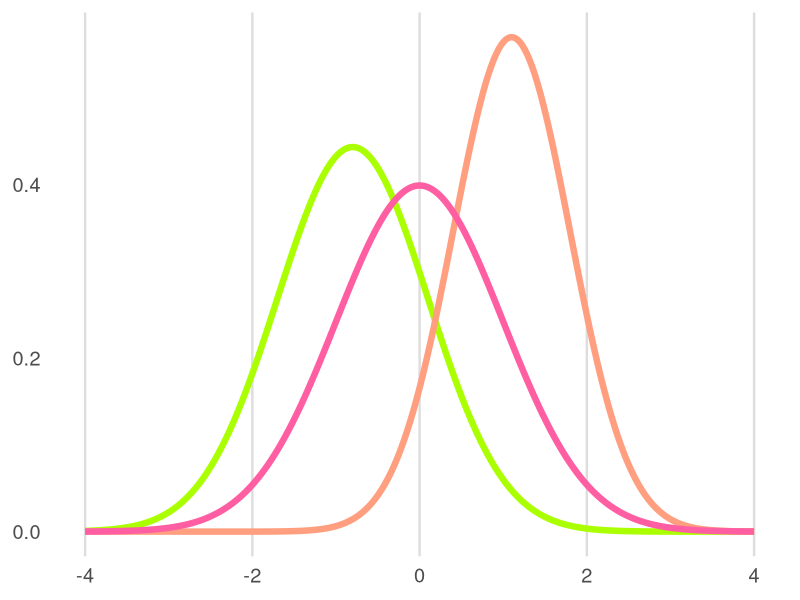
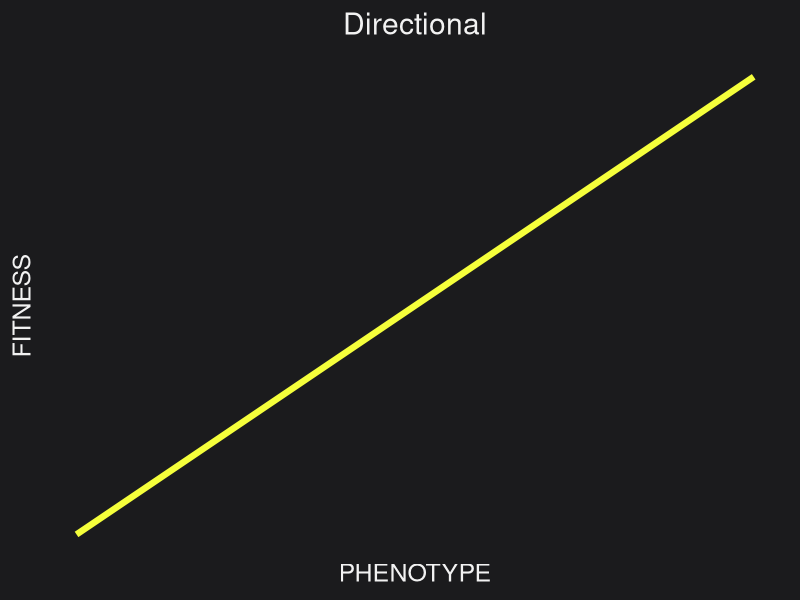
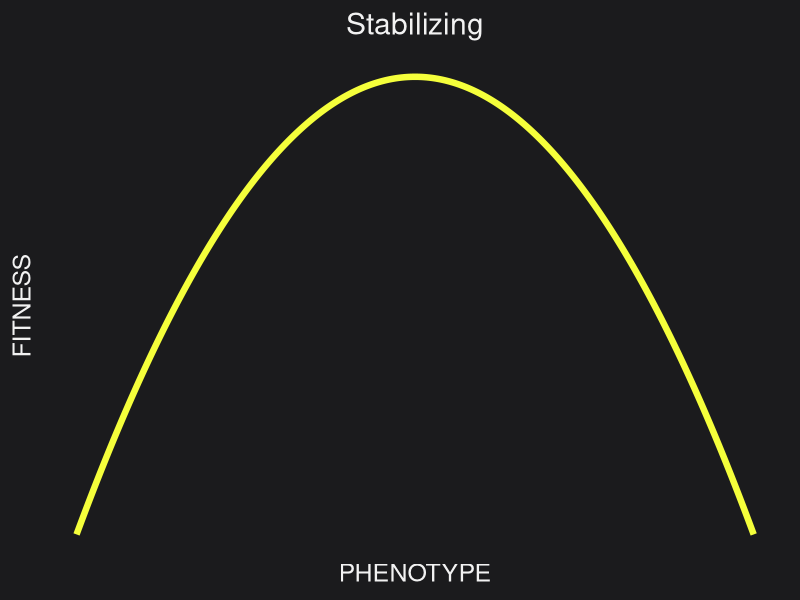
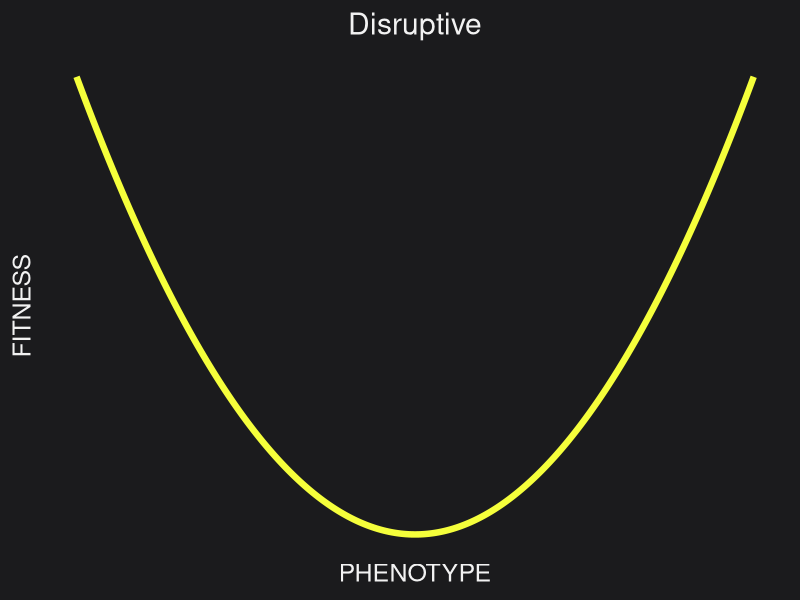
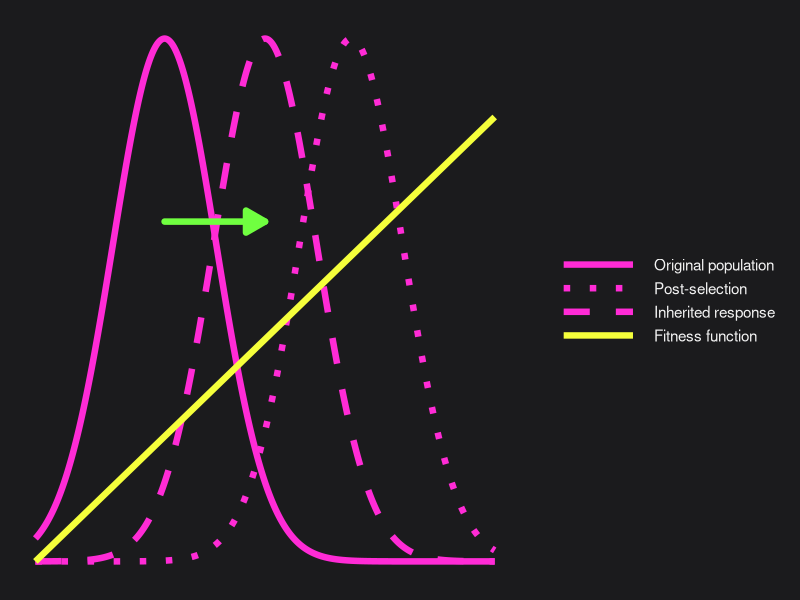
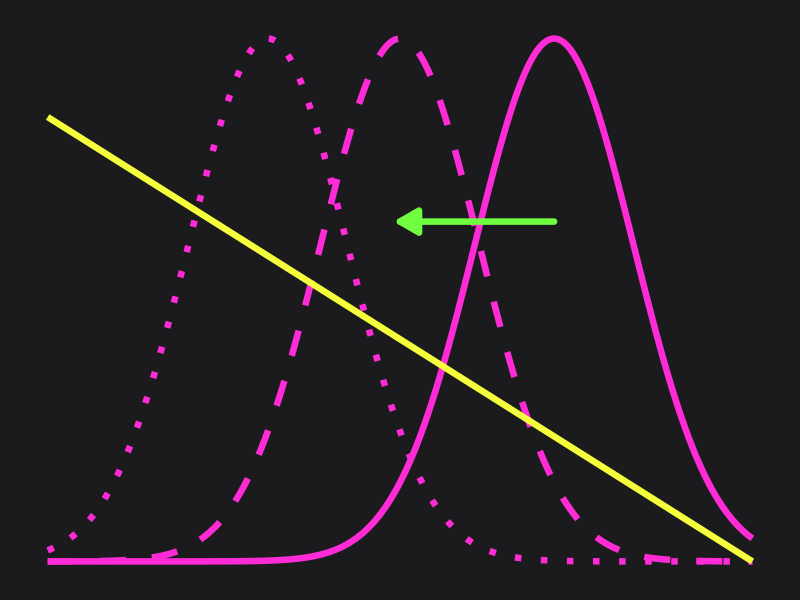
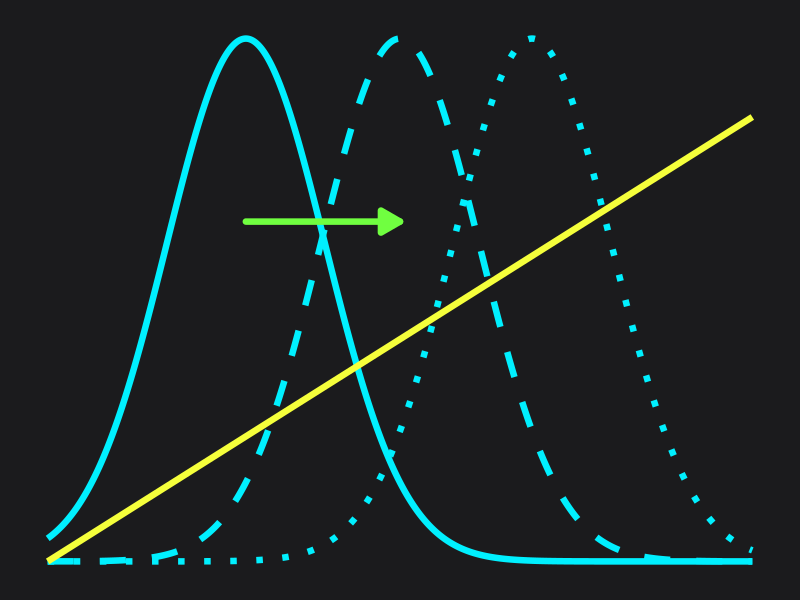
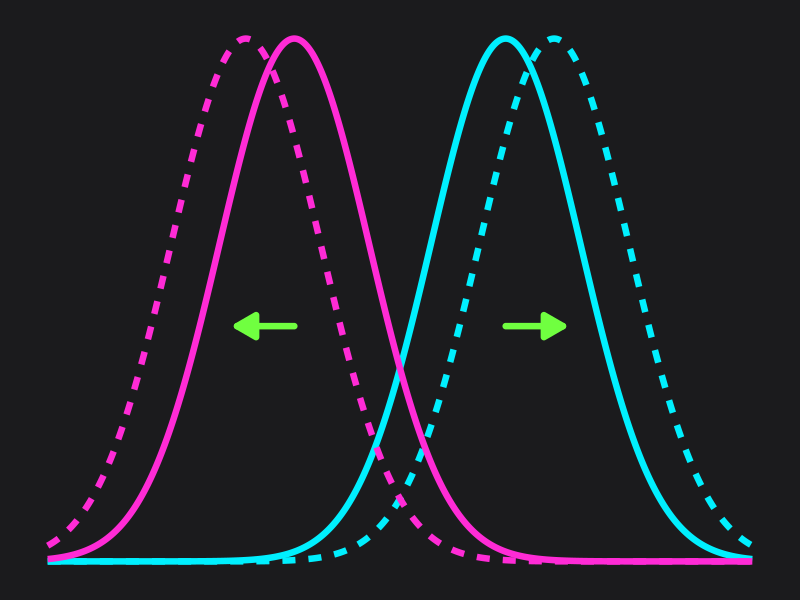

Generate these figures, in order, with R:
## ---- chunk 1
#| fig-align: center
#| out-width: 65%
#| fig-width: 6
#| fig-height: 3.5

library(ggplot2)

# data
x <- seq(-4, 4, length.out = 500)
df <- data.frame(
  x = rep(x, 3),
  y = c(
    dnorm(x, 0, 1),
    dnorm(x, -0.8, 0.9),
    dnorm(x, 1.1, 0.7)
  ),
  group = factor(rep(c("pink", "lime", "peach"), each = length(x)))
)

# palette
cols <- c(
  pink  = "#ff5fa2",
  lime  = "#aaff00",
  peach = "#ff9f80"
)

ggplot(df, aes(x, y, color = group)) +
  geom_line(linewidth = 2.2, linecap = "round") +
  scale_color_manual(values = cols) +
  labs(x = NULL, y = NULL) +
  theme_minimal(base_size = 18) +
  theme(
    legend.position = "none",
    panel.grid.minor = element_blank(),
    panel.grid.major.y = element_blank(),
    panel.grid.major.x = element_line(color = "#dddddd"),
    plot.background = element_rect(fill = "transparent", color = NA)
  )
## ---- chunk 2
#| fig-align: center
#| out-width: 95%
#| fig-width: 6
#| fig-height: 3.5

library(ggplot2)

# phenotype axis
x <- seq(-4, 4, length.out = 700)

# stabilizing selection: fitness = a + b x
a <- 0.2
b <- 0.05

df <- data.frame(
  x = x,
  y = a + b * x
)

# dark-mode palette (high contrast) — keep same style
cols <- c(
  pink = "#ff2bd6",
  acid = "#f5ff3b",
  cyan = "#00f0ff",
  lime = "#70ff40"
)

lw <- 2.2
bg <- "#1b1b1d"      # dark grey
grid_x <- "#2a2a2e"  # subtle grid
txt <- "#f2f2f2"     # near-white

ggplot(df, aes(x, y)) +
  geom_line(
    linewidth = lw,
    linecap = "round",
    color = cols[["acid"]]   # pick one of your existing colors
  ) +
  labs(title = "Directional", x = "PHENOTYPE", y = "FITNESS") +
  theme_minimal(base_size = 18) +
  scale_x_continuous(breaks = NULL) +
  scale_y_continuous(breaks = NULL) +
  theme(
    legend.position = "none",

    # dark mode background
    plot.background  = element_rect(fill = bg, color = NA),
    panel.background = element_rect(fill = bg, color = NA),

    # text in white
    text  = element_text(color = txt),
    axis.text  = element_text(color = txt),
    axis.title = element_text(color = txt),
    plot.title = element_text(color = txt, hjust = 0.5),

    # grid styling
    panel.grid.minor = element_blank(),
    panel.grid.major.y = element_blank(),
    panel.grid.major.x = element_line(color = grid_x)
  )

## ---- chunk 3
#| fig-align: center
#| out-width: 95%
#| fig-width: 6
#| fig-height: 3.5

library(ggplot2)

# phenotype axis
x <- seq(-4, 4, length.out = 700)

# stabilizing selection: fitness = a - b (x - theta)^2
theta <- 0         # optimum phenotype
a <- 1             # peak fitness (arbitrary scale)
b <- 0.08          # strength of stabilizing selection (curvature)

df <- data.frame(
  x = x,
  y = a - b * (x - theta)^2
)

# dark-mode palette (high contrast) — keep same style
cols <- c(
  pink = "#ff2bd6",
  acid = "#f5ff3b",
  cyan = "#00f0ff",
  lime = "#70ff40"
)

lw <- 2.2
bg <- "#1b1b1d"      # dark grey
grid_x <- "#2a2a2e"  # subtle grid
txt <- "#f2f2f2"     # near-white

ggplot(df, aes(x, y)) +
  geom_line(
    linewidth = lw,
    linecap = "round",
    color = cols[["acid"]]   # pick one of your existing colors
  ) +
  labs(title = "Stabilizing", x = "PHENOTYPE", y = "FITNESS") +
  theme_minimal(base_size = 18) +
  scale_x_continuous(breaks = NULL) +
  scale_y_continuous(breaks = NULL) +
  theme(
    legend.position = "none",

    # dark mode background
    plot.background  = element_rect(fill = bg, color = NA),
    panel.background = element_rect(fill = bg, color = NA),

    # text in white
    text  = element_text(color = txt),
    axis.text  = element_text(color = txt),
    axis.title = element_text(color = txt),
    plot.title = element_text(color = txt, hjust = 0.5),

    # grid styling
    panel.grid.minor = element_blank(),
    panel.grid.major.y = element_blank(),
    panel.grid.major.x = element_line(color = grid_x)
  )

## ---- chunk 4
#| fig-align: center
#| out-width: 95%
#| fig-width: 6
#| fig-height: 3.5

library(ggplot2)

# phenotype axis
x <- seq(-4, 4, length.out = 700)

# stabilizing selection: fitness = a - b (x - theta)^2
theta <- 0         # optimum phenotype
a <- 1             # peak fitness (arbitrary scale)
b <- 0.08          # strength of stabilizing selection (curvature)

df <- data.frame(
  x = x,
  y = - a + b * (x - theta)^2
)

# dark-mode palette (high contrast) — keep same style
cols <- c(
  pink = "#ff2bd6",
  acid = "#f5ff3b",
  cyan = "#00f0ff",
  lime = "#70ff40"
)

lw <- 2.2
bg <- "#1b1b1d"      # dark grey
grid_x <- "#2a2a2e"  # subtle grid
txt <- "#f2f2f2"     # near-white

ggplot(df, aes(x, y)) +
  geom_line(
    linewidth = lw,
    linecap = "round",
    color = cols[["acid"]]   # pick one of your existing colors
  ) +
  labs(title = "Disruptive", x = "PHENOTYPE", y = "FITNESS") +
  theme_minimal(base_size = 18) +
  scale_x_continuous(breaks = NULL) +
  scale_y_continuous(breaks = NULL) +
  theme(
    legend.position = "none",

    # dark mode background
    plot.background  = element_rect(fill = bg, color = NA),
    panel.background = element_rect(fill = bg, color = NA),

    # text in white
    text  = element_text(color = txt),
    axis.text  = element_text(color = txt),
    axis.title = element_text(color = txt),
    plot.title = element_text(color = txt, hjust = 0.5),

    # grid styling
    panel.grid.minor = element_blank(),
    panel.grid.major.y = element_blank(),
    panel.grid.major.x = element_line(color = grid_x)
  )

## ---- chunk 5
#| fig-align: center
#| out-width: 95%
#| fig-width: 8
#| fig-height: 3.5

library(ggplot2)

# phenotype axis
x <- seq(-4, 4, length.out = 700)
dx <- x[2] - x[1]

# original population
mu0 <- -1.75
sd0 <- 0.9
p0  <- dnorm(x, mu0, sd0)

# directional fitness (straight line)
a <- 0.2
b <- 0.05
f_raw <- a + b * x

# viability weights (keep straight-line shape)
w <- f_raw - min(f_raw) + 1e-6

# post-selection distribution
p_sel_unnorm <- p0 * w
Z <- sum(p_sel_unnorm) * dx
p_sel <- p_sel_unnorm / Z

# evolutionary response (Breeder)
h2 <- 0.4
mean0 <- sum(x * p0) * dx
mean_sel <- sum(x * p_sel) * dx
S <- mean_sel - mean0
R <- h2 * S

# --- VISUAL SEPARATION (purely illustrative) ---
# enforce the correct ordering: mean0 < response < selected
shift_sel <- 0.55    # push selected right for visibility
t_resp    <- 0.55    # fraction of the (visual) selection shift inherited (0<h2-ish)

mu_sel_vis  <-1.5
mu_resp_vis <- 0   # guaranteed between mu0 and mu_sel_vis

p_sel_vis  <- dnorm(x, mu_sel_vis,  sd0)
p_resp_vis <- dnorm(x, mu_resp_vis, sd0)

# scale fitness line to overlay on density axis (visual overlay only)
ymax <- max(c(p0, p_sel_vis, p_resp_vis))
f_scaled <- (f_raw - min(f_raw)) /
  (max(f_raw) - min(f_raw)) * (0.85 * ymax)

# arrow height
belly_frac <- 0.65
y_arrow <- dnorm(mu0, mu0, sd0) * belly_frac

# styling
cols <- c(
  pink = "#ff2bd6",
  acid = "#f5ff3b",
  cyan = "#00f0ff",
  lime = "#70ff40"
)

bg <- "#1b1b1d"
grid_x <- "#2a2a2e"
txt <- "#f2f2f2"
lw <- 2.2
arrow_len <- 0.22

# data
df_dist <- rbind(
  data.frame(x = x, y = p0,         curve = "Original population"),
  data.frame(x = x, y = p_sel_vis,  curve = "Post-selection"),
  data.frame(x = x, y = p_resp_vis, curve = "Inherited response")
)

df_fit <- data.frame(
  x = x,
  y = f_scaled,
  curve = "Fitness function"
)

# force legend order
legend_levels <- c(
  "Original population",
  "Post-selection",
  "Inherited response",
  "Fitness function"
)

df_dist$curve <- factor(df_dist$curve, levels = legend_levels)
df_fit$curve  <- factor(df_fit$curve,  levels = legend_levels)

ggplot() +
  # distributions
  geom_line(
    data = df_dist,
    aes(x, y, linetype = curve, color = curve),
    linewidth = lw,
    linecap = "round"
  ) +
  # fitness overlay
  geom_line(
    data = df_fit,
    aes(x, y, color = curve),
    linewidth = lw,
    linecap = "round"
  ) +
  # evolutionary response arrow: original -> response
  annotate(
    "segment",
    x = mu0, y = y_arrow,
    xend = mu_resp_vis, yend = y_arrow,
    linewidth = lw,
    lineend = "round",
    color = cols[["lime"]],
    arrow = arrow(
      length = grid::unit(arrow_len, "in"),
      type = "closed"
    )
  ) +
  scale_linetype_manual(
    breaks = legend_levels,
    values = c(
      "Original population" = "solid",
      "Post-selection"      = "dotted",
      "Inherited response"  = "dashed",
      "Fitness function"    = "solid"
    )
  ) +
  scale_color_manual(
    breaks = legend_levels,
    values = c(
      "Original population" = cols[["pink"]],
      "Post-selection"      = cols[["pink"]],
      "Inherited response"  = cols[["pink"]],
      "Fitness function"    = cols[["acid"]]
    )
  ) +
  guides(
    color = guide_legend(
      override.aes = list(
        linetype = c("solid", "dotted", "dashed", "solid")
      )
    ),
    linetype = "none"
  ) +
  labs(x = NULL, y = NULL) +
  theme_minimal(base_size = 18) +
  scale_x_continuous(breaks = NULL, labels = NULL) +
  scale_y_continuous(breaks = NULL, labels = NULL) +
  theme(
    legend.title = element_blank(),
    legend.position = "right",
    legend.direction = "vertical",
    legend.background = element_rect(fill = bg, color = NA),
    legend.key = element_rect(fill = bg, color = NA),
    legend.text = element_text(size = 11, color = txt),
    legend.key.width  = grid::unit(2.2, "cm"),
    legend.key.height = grid::unit(0.6, "cm"),

    plot.background  = element_rect(fill = bg, color = NA),
    panel.background = element_rect(fill = bg, color = NA),
    text = element_text(color = txt),
    axis.text = element_text(color = txt),
    axis.title = element_text(color = txt),
    panel.grid.minor = element_blank(),
    panel.grid.major.y = element_blank(),
    panel.grid.major.x = element_line(color = grid_x)
  )


## ---- chunk 6
#| fig-align: center
#| out-width: 95%
#| fig-width: 6
#| fig-height: 3.5

library(ggplot2)

# phenotype axis
x <- seq(-4, 4, length.out = 700)
dx <- x[2] - x[1]

# original population
mu0 <- 1.75
sd0 <- 0.9
p0  <- dnorm(x, mu0, sd0)

# directional fitness (REVERSED direction)
a <- 0.2
b <- -0.05          # <- reverse selection gradient
f_raw <- a + b * x

# viability weights (keep straight-line shape)
w <- f_raw - min(f_raw) + 1e-6

# post-selection distribution
p_sel_unnorm <- p0 * w
Z <- sum(p_sel_unnorm) * dx
p_sel <- p_sel_unnorm / Z

# evolutionary response (Breeder)
h2 <- 0.4
mean0 <- sum(x * p0) * dx
mean_sel <- sum(x * p_sel) * dx
S <- mean_sel - mean0
R <- h2 * S

# --- VISUAL SEPARATION (purely illustrative) ---
# enforce ordering: selected < response < original (leftward shift)
mu_sel_vis  <- -1.5     # selected furthest left
mu_resp_vis <- 0     # response between original and selected

p_sel_vis  <- dnorm(x, mu_sel_vis,  sd0)
p_resp_vis <- dnorm(x, mu_resp_vis, sd0)

# scale fitness line to overlay on density axis (visual overlay only)
ymax <- max(c(p0, p_sel_vis, p_resp_vis))
f_scaled <- (f_raw - min(f_raw)) /
  (max(f_raw) - min(f_raw)) * (0.85 * ymax)

# arrow height
belly_frac <- 0.65
y_arrow <- dnorm(mu0, mu0, sd0) * belly_frac

# styling
cols <- c(
  pink = "#ff2bd6",
  cyan = "#00f0ff",
  acid = "#f5ff3b",
  lime = "#70ff40"
)

bg <- "#1b1b1d"
grid_x <- "#2a2a2e"
txt <- "#f2f2f2"
lw <- 2.2
arrow_len <- 0.22

# data
df_dist <- rbind(
  data.frame(x = x, y = p0,         curve = "Original population"),
  data.frame(x = x, y = p_sel_vis,  curve = "Post-selection"),
  data.frame(x = x, y = p_resp_vis, curve = "Inherited response")
)

df_fit <- data.frame(
  x = x,
  y = f_scaled,
  curve = "Fitness function"
)

ggplot() +
  # population distributions (now CYAN)
  geom_line(
    data = df_dist,
    aes(x, y, linetype = curve),
    linewidth = lw,
    linecap = "round",
    color = cols[["pink"]]
  ) +
  # fitness overlay
  geom_line(
    data = df_fit,
    aes(x, y),
    linewidth = lw,
    linecap = "round",
    color = cols[["acid"]]
  ) +
  # evolutionary response arrow (REVERSED: points left)
  annotate(
    "segment",
    x = mu0, y = y_arrow,
    xend = mu_resp_vis, yend = y_arrow,
    linewidth = lw,
    lineend = "round",
    color = cols[["lime"]],
    arrow = arrow(
      length = grid::unit(arrow_len, "in"),
      type = "closed"
    )
  ) +
  scale_linetype_manual(
    values = c(
      "Original population" = "solid",
      "Post-selection"      = "dotted",
      "Inherited response"  = "dashed"
    )
  ) +
  labs(x = NULL, y = NULL) +
  theme_minimal(base_size = 18) +
  scale_x_continuous(breaks = NULL, labels = NULL) +
  scale_y_continuous(breaks = NULL, labels = NULL) +
  theme(
    legend.position = "none",

    plot.background  = element_rect(fill = bg, color = NA),
    panel.background = element_rect(fill = bg, color = NA),
    text = element_text(color = txt),
    axis.text = element_text(color = txt),
    axis.title = element_text(color = txt),
    panel.grid.minor = element_blank(),
    panel.grid.major.y = element_blank(),
    panel.grid.major.x = element_line(color = grid_x)
  )

## ---- chunk 7
#| fig-align: center
#| out-width: 95%
#| fig-width: 6
#| fig-height: 3.5

library(ggplot2)

# phenotype axis
x <- seq(-4, 4, length.out = 700)
dx <- x[2] - x[1]

# original population
mu0 <- -1.75
sd0 <- 0.9
p0  <- dnorm(x, mu0, sd0)

# directional fitness (straight line)
a <- 0.2
b <- 0.05
f_raw <- a + b * x

# viability weights (keep straight-line shape)
w <- f_raw - min(f_raw) + 1e-6

# post-selection distribution
p_sel_unnorm <- p0 * w
Z <- sum(p_sel_unnorm) * dx
p_sel <- p_sel_unnorm / Z

# evolutionary response (Breeder)
h2 <- 0.4
mean0 <- sum(x * p0) * dx
mean_sel <- sum(x * p_sel) * dx
S <- mean_sel - mean0
R <- h2 * S

# --- VISUAL SEPARATION (purely illustrative) ---
# enforce the correct ordering: mean0 < response < selected
shift_sel <- 0.55    # push selected right for visibility
t_resp    <- 0.55    # fraction of the (visual) selection shift inherited (0<h2-ish)

mu_sel_vis  <- 1.5
mu_resp_vis <- 0     # should lie between mu0 and mu_sel_vis for this chosen setup

p_sel_vis  <- dnorm(x, mu_sel_vis,  sd0)
p_resp_vis <- dnorm(x, mu_resp_vis, sd0)

# scale fitness line to overlay on density axis (visual overlay only)
ymax <- max(c(p0, p_sel_vis, p_resp_vis))
f_scaled <- (f_raw - min(f_raw)) /
  (max(f_raw) - min(f_raw)) * (0.85 * ymax)

# arrow height
belly_frac <- 0.65
y_arrow <- dnorm(mu0, mu0, sd0) * belly_frac

# styling
cols <- c(
  pink = "#ff2bd6",
  acid = "#f5ff3b",
  cyan = "#00f0ff",
  lime = "#70ff40"
)

bg <- "#1b1b1d"
grid_x <- "#2a2a2e"
txt <- "#f2f2f2"
lw <- 2.2
arrow_len <- 0.22

# data
df_dist <- rbind(
  data.frame(x = x, y = p0,         curve = "Original population"),
  data.frame(x = x, y = p_sel_vis,  curve = "Post-selection"),
  data.frame(x = x, y = p_resp_vis, curve = "Inherited response")
)

df_fit <- data.frame(
  x = x,
  y = f_scaled,
  curve = "Fitness function"
)

# force legend order (kept, harmless even without legend)
legend_levels <- c(
  "Original population",
  "Post-selection",
  "Inherited response",
  "Fitness function"
)

df_dist$curve <- factor(df_dist$curve, levels = legend_levels)
df_fit$curve  <- factor(df_fit$curve,  levels = legend_levels)

ggplot() +
  # distributions
  geom_line(
    data = df_dist,
    aes(x, y, linetype = curve, color = curve),
    linewidth = lw,
    linecap = "round"
  ) +
  # fitness overlay
  geom_line(
    data = df_fit,
    aes(x, y, color = curve),
    linewidth = lw,
    linecap = "round"
  ) +
  # evolutionary response arrow: original -> response
  annotate(
    "segment",
    x = mu0, y = y_arrow,
    xend = mu_resp_vis, yend = y_arrow,
    linewidth = lw,
    lineend = "round",
    color = cols[["lime"]],
    arrow = arrow(
      length = grid::unit(arrow_len, "in"),
      type = "closed"
    )
  ) +
  scale_linetype_manual(
    breaks = legend_levels,
    values = c(
      "Original population" = "solid",
      "Post-selection"      = "dotted",
      "Inherited response"  = "dashed",
      "Fitness function"    = "solid"
    )
  ) +
  scale_color_manual(
    breaks = legend_levels,
    values = c(
      "Original population" = cols[["cyan"]],
      "Post-selection"      = cols[["cyan"]],
      "Inherited response"  = cols[["cyan"]],
      "Fitness function"    = cols[["acid"]]
    )
  ) +
  labs(x = NULL, y = NULL) +
  theme_minimal(base_size = 18) +
  scale_x_continuous(breaks = NULL, labels = NULL) +
  scale_y_continuous(breaks = NULL, labels = NULL) +
  theme(
    legend.position = "none",

    plot.background  = element_rect(fill = bg, color = NA),
    panel.background = element_rect(fill = bg, color = NA),
    text = element_text(color = txt),
    axis.text = element_text(color = txt),
    axis.title = element_text(color = txt),
    panel.grid.minor = element_blank(),
    panel.grid.major.y = element_blank(),
    panel.grid.major.x = element_line(color = grid_x)
  )

## ---- chunk 8
#| fig-align: center
#| out-width: 65%
#| fig-width: 6
#| fig-height: 3.5

library(ggplot2)

x <- seq(-4, 4, length.out = 700)

mu1 <- -1.2; sd1 <- 0.85
mu2 <-  1.2; sd2 <- 0.85

dmu <- 0.55
mu1b <- mu1 - dmu
mu2b <- mu2 + dmu

# dark-mode palette (high contrast)
cols <- c(
  pink = "#ff2bd6",
  acid = "#f5ff3b",
  cyan = "#00f0ff",
  lime = "#70ff40"
)

lw <- 2.2
arrow_len <- 0.22
dx <- 0.65

belly_frac <- 0.45
y1_belly <- dnorm(mu1, mu1, sd1) * belly_frac
y2_belly <- dnorm(mu2, mu2, sd2) * belly_frac

df <- rbind(
  data.frame(x = x, y = dnorm(x, mu1,  sd1), group = "pink", phase = "current"),
  data.frame(x = x, y = dnorm(x, mu2,  sd2), group = "cyan", phase = "current"),
  data.frame(x = x, y = dnorm(x, mu1b, sd1), group = "pink", phase = "next"),
  data.frame(x = x, y = dnorm(x, mu2b, sd2), group = "cyan", phase = "next")
)
df$phase <- factor(df$phase, levels = c("current", "next"))

bg <- "#1b1b1d"      # dark grey
grid_x <- "#2a2a2e"  # subtle grid
txt <- "#f2f2f2"     # near-white

ggplot(df, aes(x, y, color = group, linetype = phase)) +
  geom_line(linewidth = lw, linecap = "round") +
  annotate(
    "segment",
    x = mu1, y = y1_belly, xend = mu1 - dx, yend = y1_belly,
    linewidth = lw, lineend = "round",
    color = cols[["lime"]],
    arrow = arrow(length = grid::unit(arrow_len, "in"), type = "closed")
  ) +
  annotate(
    "segment",
    x = mu2, y = y2_belly, xend = mu2 + dx, yend = y2_belly,
    linewidth = lw, lineend = "round",
    color = cols[["lime"]],
    arrow = arrow(length = grid::unit(arrow_len, "in"), type = "closed")
  ) +
  scale_color_manual(values = cols) +
  scale_linetype_manual(values = c("solid", "22")) +
  labs(x = NULL, y = NULL) +
  theme_minimal(base_size = 18) +
  scale_x_continuous(breaks = NULL, labels = NULL) +
  scale_y_continuous(breaks = NULL, labels = NULL) +
  theme(
    legend.position = "none",

    # dark mode background
    plot.background  = element_rect(fill = bg, color = NA),
    panel.background = element_rect(fill = bg, color = NA),

    # text in white
    text  = element_text(color = txt),
    axis.text  = element_text(color = txt),
    axis.title = element_text(color = txt),

    # grid styling (keep only x grid if you want)
    panel.grid.minor = element_blank(),
    panel.grid.major.y = element_blank(),
    panel.grid.major.x = element_line(color = grid_x)
  )

## ---- chunk 9
#| fig-align: center
#| out-width: 65%
#| fig-width: 6
#| fig-height: 3.5

library(ggplot2)

x <- seq(-4, 4, length.out = 700)

mu1 <- -1.2; sd1 <- 0.85
mu2 <-  1.2; sd2 <- 0.85

# keep curves exactly where they were (character displacement locations)
dmu <- 0.55
mu1b <- mu1 - dmu
mu2b <- mu2 + dmu

# dark-mode palette (high contrast)
cols <- c(
  pink = "#ff2bd6",
  acid = "#f5ff3b",
  cyan = "#00f0ff",
  lime = "#70ff40"
)

lw <- 2.2
arrow_len <- 0.22
dx <- 0.65

belly_frac <- 0.45
y1_belly <- dnorm(mu1, mu1, sd1) * belly_frac
y2_belly <- dnorm(mu2, mu2, sd2) * belly_frac

df <- rbind(
  data.frame(x = x, y = dnorm(x, mu1,  sd1), group = "pink", phase = "current"),
  data.frame(x = x, y = dnorm(x, mu2,  sd2), group = "cyan", phase = "current"),
  data.frame(x = x, y = dnorm(x, mu1b, sd1), group = "pink", phase = "next"),
  data.frame(x = x, y = dnorm(x, mu2b, sd2), group = "cyan", phase = "next")
)
df$phase <- factor(df$phase, levels = c("current", "next"))

bg <- "#1b1b1d"      # dark grey
grid_x <- "#2a2a2e"  # subtle grid
txt <- "#f2f2f2"     # near-white

ggplot(df, aes(x, y, color = group, linetype = phase)) +
  geom_line(linewidth = lw, linecap = "round") +

  # arrows point inward (trait matching)
  annotate(
    "segment",
    x = mu1b, y = y1_belly, xend = mu1b + dx, yend = y1_belly,
    linewidth = lw, lineend = "round",
    color = cols[["lime"]],
    arrow = arrow(length = grid::unit(arrow_len, "in"), type = "closed")
  ) +
  annotate(
    "segment",
    x = mu2b, y = y2_belly, xend = mu2b - dx, yend = y2_belly,
    linewidth = lw, lineend = "round",
    color = cols[["lime"]],
    arrow = arrow(length = grid::unit(arrow_len, "in"), type = "closed")
  ) +

  scale_color_manual(values = cols) +

  # exchange dashed/solid between phases (without moving curves)
  scale_linetype_manual(values = c("22", "solid")) +

  labs(x = NULL, y = NULL) +
  theme_minimal(base_size = 18) +
  scale_x_continuous(breaks = NULL, labels = NULL) +
  scale_y_continuous(breaks = NULL, labels = NULL) +
  theme(
    legend.position = "none",
    plot.background  = element_rect(fill = bg, color = NA),
    panel.background = element_rect(fill = bg, color = NA),
    text  = element_text(color = txt),
    axis.text  = element_text(color = txt),
    axis.title = element_text(color = txt),
    panel.grid.minor = element_blank(),
    panel.grid.major.y = element_blank(),
    panel.grid.major.x = element_line(color = grid_x)
  )

## ---- chunk 10
#| fig-align: center
#| out-width: 65%
#| fig-width: 6
#| fig-height: 5.0

library(ggplot2)

x <- seq(-4, 4, length.out = 900)

cols <- c(
  pink = "#ff2bd6",
  acid = "#f5ff3b",
  cyan = "#00f0ff",
  lime = "#70ff40"
)

lw <- 2.2
arrow_len <- 0.22
dx_host <- 0.75
dx_para <- 0.65

bg <- "#1b1b1d"
grid_x <- "#2a2a2e"
txt <- "#f2f2f2"

# ---------- HOST (bimodal) ----------
muH1 <- -1.25; muH2 <-  1.25
sdH  <- 0.55
wH1  <- 0.5;   wH2  <- 0.5

dmu_host <- 0.55
muH1b <- muH1 - dmu_host
muH2b <- muH2 + dmu_host

host_cur  <- wH1 * dnorm(x, muH1,  sdH) + wH2 * dnorm(x, muH2,  sdH)
host_next <- wH1 * dnorm(x, muH1b, sdH) + wH2 * dnorm(x, muH2b, sdH)

# ---------- PARASITE (center -> chases modes as ONE joined mixture next) ----------
muP <- 0.0
sdP <- 0.60

dmu_para <- 0.85
muP1b <- muP - dmu_para
muP2b <- muP + dmu_para

para_cur  <- dnorm(x, muP, sdP)
para_next <- 0.5 * dnorm(x, muP1b, sdP) + 0.5 * dnorm(x, muP2b, sdP)

# ---------- equal-peak scaling (visual, not probability) ----------
target_peak <- 0.45
rescale_to_peak <- function(y, target = target_peak) y * (target / max(y))

host_cur  <- rescale_to_peak(host_cur)
host_next <- rescale_to_peak(host_next)
para_cur  <- rescale_to_peak(para_cur)
para_next <- rescale_to_peak(para_next)

# ---------- assemble line data ----------
df <- rbind(
  data.frame(x = x, y = host_cur,  entity = "HOST",     phase = "current"),
  data.frame(x = x, y = host_next, entity = "HOST",     phase = "next"),
  data.frame(x = x, y = para_cur,  entity = "PARASITE", phase = "current"),
  data.frame(x = x, y = para_next, entity = "PARASITE", phase = "next")
)

df$phase  <- factor(df$phase,  levels = c("current", "next"))
df$entity <- factor(df$entity, levels = c("HOST", "PARASITE"))

# ---------- arrow belly heights from scaled curves ----------
belly_frac <- 0.42
yH1_belly <- approx(x, host_cur, xout = muH1)$y * belly_frac
yH2_belly <- approx(x, host_cur, xout = muH2)$y * belly_frac
yP_belly  <- approx(x, para_cur, xout = muP)$y * belly_frac

# segment data so arrows respect facets
seg <- rbind(
  # host outward diversification arrows
  data.frame(entity="HOST", x=muH1, y=yH1_belly, xend=muH1 - dx_host, yend=yH1_belly, col=cols[["lime"]]),
  data.frame(entity="HOST", x=muH2, y=yH2_belly, xend=muH2 + dx_host, yend=yH2_belly, col=cols[["lime"]]),
  # parasite “chase” arrows from center toward both modes
  data.frame(entity="PARASITE", x=muP, y=yP_belly, xend=muP - dx_para, yend=yP_belly, col=cols[["lime"]]),
  data.frame(entity="PARASITE", x=muP, y=yP_belly, xend=muP + dx_para, yend=yP_belly, col=cols[["lime"]])
)
seg$entity <- factor(seg$entity, levels = levels(df$entity))

ggplot(df, aes(x, y, linetype = phase, color = entity)) +
  geom_line(linewidth = lw, linecap = "round") +
  geom_segment(
    data = seg,
    aes(x = x, y = y, xend = xend, yend = yend),
    inherit.aes = FALSE,
    linewidth = lw, lineend = "round",
    color = seg$col,
    arrow = arrow(length = grid::unit(arrow_len, "in"), type = "closed")
  ) +
  facet_grid(entity ~ ., scales = "free_y") +
  scale_color_manual(values = c(HOST = cols[["pink"]], PARASITE = cols[["cyan"]])) +
  scale_linetype_manual(values = c("solid", "22")) +
  labs(x = NULL, y = NULL) +
  theme_minimal(base_size = 18) +
  scale_x_continuous(breaks = NULL, labels = NULL) +
  scale_y_continuous(breaks = NULL, labels = NULL) +
  theme(
    legend.position = "none",
    plot.background  = element_rect(fill = bg, color = NA),
    panel.background = element_rect(fill = bg, color = NA),
    strip.background = element_rect(fill = bg, color = NA),
    strip.text = element_text(color = txt, face = "bold"),
    text = element_text(color = txt),
    axis.text = element_text(color = txt),
    axis.title = element_text(color = txt),
    panel.grid.minor = element_blank(),
    panel.grid.major.y = element_blank(),
    panel.grid.major.x = element_line(color = grid_x)
  )

## ---- chunk 11
#| fig-align: center
#| out-width: 65%
#| fig-width: 6
#| fig-height: 3.5

library(ggplot2)

x <- seq(-4, 4, length.out = 700)

mu1 <- -1.2; sd1 <- 0.85
mu2 <-  1.2; sd2 <- 0.85

# keep curves exactly where they were (character displacement locations)
dmu <- 0.55
mu1b <- mu1 - dmu
mu2b <- mu2 + dmu

# dark-mode palette (high contrast)
cols <- c(
  pink = "#ff2bd6",
  acid = "#f5ff3b",
  cyan = "#00f0ff",
  lime = "#70ff40"
)

lw <- 2.2
arrow_len <- 0.22
dx <- 0.65

belly_frac <- 0.45
y1_belly <- dnorm(mu1, mu1, sd1) * belly_frac
y2_belly <- dnorm(mu2, mu2, sd2) * belly_frac

df <- rbind(
  data.frame(x = x, y = dnorm(x, mu1,  sd1), group = "pink", phase = "current"),
  # data.frame(x = x, y = dnorm(x, mu2,  sd2), group = "cyan", phase = "current"),
  data.frame(x = x, y = dnorm(x, mu1b, sd1), group = "pink", phase = "next"),
  data.frame(x = x, y = dnorm(x, mu2b, sd2), group = "cyan", phase = "next")
)
df$phase <- factor(df$phase, levels = c("current", "next"))

bg <- "#1b1b1d"      # dark grey
grid_x <- "#2a2a2e"  # subtle grid
txt <- "#f2f2f2"     # near-white

ggplot(df, aes(x, y, color = group, linetype = phase)) +
  geom_line(linewidth = lw, linecap = "round") +

  # arrows point inward (trait matching)
  annotate(
    "segment",
    x = mu1b, y = y1_belly, xend = mu1b + dx, yend = y1_belly,
    linewidth = lw, lineend = "round",
    color = cols[["lime"]],
    arrow = arrow(length = grid::unit(arrow_len, "in"), type = "closed")
  ) +
  # annotate(
  #   "segment",
  #   x = mu2b, y = y2_belly, xend = mu2b - dx, yend = y2_belly,
  #   linewidth = lw, lineend = "round",
  #   color = cols[["lime"]],
  #   arrow = arrow(length = grid::unit(arrow_len, "in"), type = "closed")
  # ) +

  scale_color_manual(values = cols) +

  # exchange dashed/solid between phases (without moving curves)
  scale_linetype_manual(values = c("22", "solid")) +

  labs(x = NULL, y = NULL) +
  theme_minimal(base_size = 18) +
  scale_x_continuous(breaks = NULL, labels = NULL) +
  scale_y_continuous(breaks = NULL, labels = NULL) +
  theme(
    legend.position = "none",
    plot.background  = element_rect(fill = bg, color = NA),
    panel.background = element_rect(fill = bg, color = NA),
    text  = element_text(color = txt),
    axis.text  = element_text(color = txt),
    axis.title = element_text(color = txt),
    panel.grid.minor = element_blank(),
    panel.grid.major.y = element_blank(),
    panel.grid.major.x = element_line(color = grid_x)
  )

## ---- chunk 12
#| fig-align: center
#| out-width: 65%
#| fig-width: 6
#| fig-height: 3.5


library(ggplot2)

x <- seq(-4, 4, length.out = 700)

mu1 <- -1.2; sd1 <- 0.85
mu2 <-  1.2; sd2 <- 0.85

dmu <- 0.55
mu1b <- mu1 - dmu
mu2b <- mu2 + dmu

# dark-mode palette (high contrast)
cols <- c(
  pink = "#ff2bd6",
  acid = "#f5ff3b",
  cyan = "#00f0ff",
  lime = "#70ff40"
)

lw <- 2.2
arrow_len <- 0.22
dx <- 0.65

belly_frac <- 0.45
y1_belly <- dnorm(mu1, mu1, sd1) * belly_frac
y2_belly <- dnorm(mu2, mu2, sd2) * belly_frac

df <- rbind(
  data.frame(x = x, y = dnorm(x, mu1,  sd1), group = "pink", phase = "current"),
  data.frame(x = x, y = dnorm(x, mu2,  sd2), group = "cyan", phase = "current"),
  data.frame(x = x, y = dnorm(x, mu1b, sd1), group = "pink", phase = "next")
  # data.frame(x = x, y = dnorm(x, mu2b, sd2), group = "cyan", phase = "next")
)
df$phase <- factor(df$phase, levels = c("current", "next"))

bg <- "#1b1b1d"      # dark grey
grid_x <- "#2a2a2e"  # subtle grid
txt <- "#f2f2f2"     # near-white

ggplot(df, aes(x, y, color = group, linetype = phase)) +
  geom_line(linewidth = lw, linecap = "round") +
  annotate(
    "segment",
    x = mu1, y = y1_belly, xend = mu1 - dx, yend = y1_belly,
    linewidth = lw, lineend = "round",
    color = cols[["lime"]],
    arrow = arrow(length = grid::unit(arrow_len, "in"), type = "closed")
  ) +
  # annotate(
  #   "segment",
  #   x = mu2, y = y2_belly, xend = mu2 + dx, yend = y2_belly,
  #   linewidth = lw, lineend = "round",
  #   color = cols[["lime"]],
  #   arrow = arrow(length = grid::unit(arrow_len, "in"), type = "closed")
  # ) +
  scale_color_manual(values = cols) +
  scale_linetype_manual(values = c("solid", "22")) +
  labs(x = NULL, y = NULL) +
  theme_minimal(base_size = 18) +
  scale_x_continuous(breaks = NULL, labels = NULL) +
  scale_y_continuous(breaks = NULL, labels = NULL) +
  theme(
    legend.position = "none",

    # dark mode background
    plot.background  = element_rect(fill = bg, color = NA),
    panel.background = element_rect(fill = bg, color = NA),

    # text in white
    text  = element_text(color = txt),
    axis.text  = element_text(color = txt),
    axis.title = element_text(color = txt),

    # grid styling (keep only x grid if you want)
    panel.grid.minor = element_blank(),
    panel.grid.major.y = element_blank(),
    panel.grid.major.x = element_line(color = grid_x)
  )

## ---- chunk 13
#| fig-align: center
#| out-width: 35%
#| fig-width: 3.5
#| fig-height: 3.5

library(ggplot2)

lims <- c(-1, 1)

cols <- c(
  grid = "#2a2a2e",
  bg   = "#0e0e14",
  zero = "#a0a0a0",
  text = "#f6f6ff"
)

quad_signs <- data.frame(
  x = c( 0.5,  0.5, -0.5, -0.5),
  y = c( 0.5, -0.5,  0.5, -0.5),
  lab = c("(+/+)", "(+/-)", "(-/+)", "(-/-)")
)

ggplot() +
  theme_minimal(base_size = 14) +
  theme(
    panel.background = element_rect(fill = cols["bg"], color = NA),
    plot.background  = element_rect(fill = cols["bg"], color = NA),
    panel.grid.major = element_line(color = cols["grid"], linewidth = 0.4),
    panel.grid.minor = element_blank(),
    axis.text = element_blank(),
    axis.title = element_text(color = cols["text"]),
    legend.position = "none"
  ) +
  geom_hline(yintercept = 0, color = cols["zero"], linewidth = 0.8) +
  geom_vline(xintercept = 0, color = cols["zero"], linewidth = 0.8) +
  geom_text(
    data = quad_signs,
    aes(x, y, label = lab),
    color = cols["text"],
    size = 5
  ) +
  coord_fixed(xlim = lims, ylim = lims, expand = FALSE) +
  labs(x = "effect on sp. 1", y = "effect on sp. 2")

## ---- chunk 14
#| fig-align: center
#| out-width: 35%
#| fig-width: 3.5
#| fig-height: 3.5

library(ggplot2)
library(ggforce)

lims <- c(-1, 1)

cols <- c(
  sp1 = "#70ff40",
  sp2 = "#ff3e9b",
  grid = "#2a2a2e",
  bg   = "#0e0e14",
  zero = "#a0a0a0",
  text = "#f6f6ff"
)

xc <- 0.5
yc <- 0.5
dx <- 0.18
up <- 0.22

bez <- function(id, who, x0,y0, x1,y1, x2,y2, x3,y3) {
  data.frame(
    id = id, who = who,
    x = c(x0,x1,x2,x3),
    y = c(y0,y1,y2,y3),
    t = 1:4
  )
}

curves <- rbind(
  ## Mutualism (+/+)
  bez("M_sp1","sp1",
      xc-dx, yc,
      xc-dx, yc+up,
      xc-0.05, 0.82,
      xc-0.02, 0.92),
  bez("M_sp2","sp2",
      xc+dx, yc,
      xc+dx, yc+up,
      xc+0.05, 0.82,
      xc+0.02, 0.92),

  ## Competition (-/-)
  bez("C_sp1","sp1",
      -xc-dx, -yc,
      -xc-dx, -yc+up,
      -xc-0.25, -0.18,
      -xc-0.35, -0.08),
  bez("C_sp2","sp2",
      -xc+dx, -yc,
      -xc+dx, -yc+up,
      -xc+0.25, -0.18,
      -xc+0.35, -0.08),

  ## Antagonism (-/+): top-left
  bez("A1_harmed_sp1","sp1",
      -xc-dx,  yc,
      -xc-dx,  yc+up,
      -xc-0.25, 0.72,
      -xc-0.35, 0.88),
  bez("A1_benef_sp2","sp2",
      -xc+dx,  yc,
      -xc+dx,  yc+up,
      -xc+0.05, 0.72,
      -xc+0.02, 0.88),

  ## Antagonism (+/-): bottom-right
  bez("A2_benef_sp1","sp1",
      xc-dx,  -yc,
      xc-dx,  -yc+up,
      xc-0.05, -0.28,
      xc-0.02, -0.08),
  bez("A2_harmed_sp2","sp2",
      xc+dx,  -yc,
      xc+dx,  -yc+up,
      xc+0.25, -0.30,
      xc+0.35, -0.12)
)

# place signs at the *centers* of each quadrant
quad_signs <- data.frame(
  x = c( 0.5,  0.5, -0.5, -0.5),
  y = c( 0.5, -0.5,  0.5, -0.5),
  lab = c("(+/+)", "(+/-)", "(-/+)", "(-/-)")
)

ggplot() +
  theme_minimal(base_size = 14) +
  theme(
    panel.background = element_rect(fill = cols["bg"], color = NA),
    plot.background  = element_rect(fill = cols["bg"], color = NA),
    panel.grid.major = element_line(color = cols["grid"], linewidth = 0.4),
    panel.grid.minor = element_blank(),
    axis.text = element_blank(),
    axis.title = element_text(color = cols["text"]),
    legend.position = "none"
  ) +
  geom_hline(yintercept = 0, color = cols["zero"], linewidth = 0.8) +
  geom_vline(xintercept = 0, color = cols["zero"], linewidth = 0.8) +
  geom_bezier(
    data = curves,
    aes(x, y, group = id, color = who),
    linewidth = 1.3,
    arrow = arrow(type = "closed", length = grid::unit(3, "mm"))
  ) +
  geom_text(
    data = quad_signs,
    aes(x, y, label = lab),
    color = cols["text"],
    size = 5
  ) +
  scale_color_manual(values = cols[c("sp1","sp2")]) +
  coord_fixed(xlim = lims, ylim = lims, expand = FALSE) +
  labs(x = "effect on sp. 1", y = "effect on sp. 2")


## ---- chunk 15
#| fig-align: center
#| out-width: 35%
#| fig-width: 3.5
#| fig-height: 3.5

library(ggplot2)
library(ggforce)

lims <- c(-1, 1)

cols <- c(
  sp1 = "#70ff40",
  sp2 = "#ff3e9b",
  grid = "#2a2a2e",
  bg   = "#0e0e14",
  zero = "#a0a0a0",
  text = "#f6f6ff",
  reject = "#ff1900"   # strong red
)

xc <- 0.5
yc <- 0.5
dx <- 0.18
up <- 0.22

bez <- function(id, who, x0,y0, x1,y1, x2,y2, x3,y3) {
  data.frame(
    id = id, who = who,
    x = c(x0,x1,x2,x3),
    y = c(y0,y1,y2,y3),
    t = 1:4
  )
}

curves <- rbind(
  ## Mutualism (+/+)
  bez("M_sp1","sp1",
      xc-dx, yc,  xc-dx, yc+up,  xc-0.05, 0.82,  xc-0.02, 0.92),
  bez("M_sp2","sp2",
      xc+dx, yc,  xc+dx, yc+up,  xc+0.05, 0.82,  xc+0.02, 0.92),

  ## Competition (-/-)
  bez("C_sp1","sp1",
      -xc-dx, -yc,  -xc-dx, -yc+up,  -xc-0.25, -0.18,  -xc-0.35, -0.08),
  bez("C_sp2","sp2",
      -xc+dx, -yc,  -xc+dx, -yc+up,  -xc+0.25, -0.18,  -xc+0.35, -0.08),

  ## Antagonism (-/+)
  bez("A1_sp1","sp1",
      -xc-dx, yc,  -xc-dx, yc+up,  -xc-0.25, 0.72,  -xc-0.35, 0.88),
  bez("A1_sp2","sp2",
      -xc+dx, yc,  -xc+dx, yc+up,  -xc+0.05, 0.72,  -xc+0.02, 0.88),

  ## Antagonism (+/-)
  bez("A2_sp1","sp1",
      xc-dx, -yc,  xc-dx, -yc+up,  xc-0.05, -0.28,  xc-0.02, -0.08),
  bez("A2_sp2","sp2",
      xc+dx, -yc,  xc+dx, -yc+up,  xc+0.25, -0.30,  xc+0.35, -0.12)
)

quad_signs <- data.frame(
  x = c( 0.5,  0.5, -0.5, -0.5),
  y = c( 0.5, -0.5,  0.5, -0.5),
  lab = c("(+/+)", "(+/-)", "(-/+)", "(-/-)")
)

ggplot() +
  theme_minimal(base_size = 14) +
  theme(
    panel.background = element_rect(fill = cols["bg"], color = NA),
    plot.background  = element_rect(fill = cols["bg"], color = NA),
    panel.grid.major = element_line(color = cols["grid"], linewidth = 0.4),
    panel.grid.minor = element_blank(),
    axis.text = element_blank(),
    axis.title = element_text(color = cols["text"]),
    legend.position = "none"
  ) +

  # zero axes
  geom_hline(yintercept = 0, color = cols["zero"], linewidth = 0.8) +
  geom_vline(xintercept = 0, color = cols["zero"], linewidth = 0.8) +

  # curves
  geom_bezier(
    data = curves,
    aes(x, y, group = id, color = who),
    linewidth = 1.3,
    arrow = arrow(type = "closed", length = grid::unit(3, "mm"))
  ) +

  # quadrant labels
  geom_text(
    data = quad_signs,
    aes(x, y, label = lab),
    color = cols["text"],
    size = 5
  ) +

  # BIG RED CANCEL SLASHES (on top of everything)
  geom_segment(
    aes(x = -1, y = -1, xend = 1, yend = 1),
    color = cols["reject"],
    linewidth = 6,
    lineend = "round"
  ) +
  geom_segment(
    aes(x = -1, y = 1, xend = 1, yend = -1),
    color = cols["reject"],
    linewidth = 6,
    lineend = "round"
  ) +

  scale_color_manual(values = cols[c("sp1","sp2")]) +
  coord_fixed(xlim = lims, ylim = lims, expand = FALSE) +
  labs(x = "effect on sp. 1", y = "effect on sp. 2")


## ---- chunk 16
#| fig-align: center
#| out-width: 35%
#| fig-width: 3.5
#| fig-height: 3.5

library(ggplot2)

# coevolutionary arms race: both traits increase, one faster
set.seed(1)

tmax <- 80
df <- data.frame(
  t = 0:tmax,
  species = rep(c("fly", "flower"), each = tmax + 1)
)

df$trait <- with(df, ifelse(
  species == "fly",
  0.25 * t + 0.30 * sin(t / 5),
  0.16 * t + 0.25 * sin(t / 6)
)) + rnorm(nrow(df), sd = 0.10)

cols <- c(
  fly = "#f5ff3b",   # acid
  flower = "#ff3e9b"    # cyan
)

bg <- "#0b0b0f"
grid <- "#1e1e26"
txt <- "#ffffffff"

ggplot(df, aes(t, trait, color = species)) +
  geom_line(linewidth = 2.1) +
  scale_color_manual(values = cols) +
  theme_minimal(base_size = 9) +
  labs(x = "time", y = "trait value") +
  theme(
    plot.background  = element_rect(fill = bg, color = bg),
    panel.background = element_rect(fill = bg, color = bg),
    panel.grid.major = element_line(color = grid, linewidth = 0.3),
    panel.grid.minor = element_blank(),

    axis.title = element_text(color = txt, size = 8),
    axis.text  = element_text(color = txt, size = 7),
    axis.ticks = element_line(color = grid),

    legend.position = c(0.18, 0.82),
    legend.background = element_rect(fill = bg, color = grid),
    legend.key = element_rect(fill = bg),
    legend.text = element_text(color = txt, size = 7),
    legend.title = element_blank()
  )
